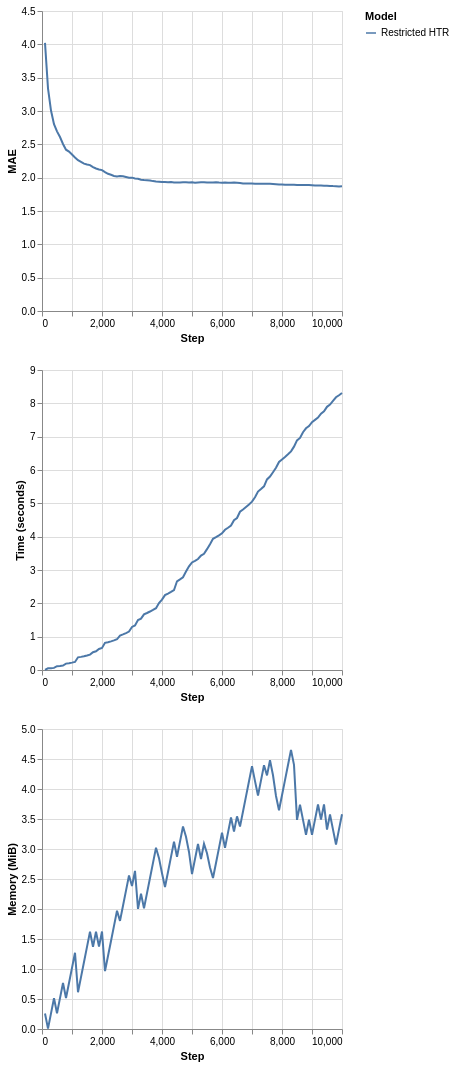

Notebook source saved alongside this figure:
### Markdown cell above
In our example we use the `EBSTSplitter`, which is going to discussed later. For now, is enough to know that it is a mechanism to evaluate split candidates in the trees.

As we can see, our tree uses almost 10 MiB to keep its structure. Let's say we wanted to limit our memory usage to 5 MiB. How could we do that?

Note that we are using a illustration case here. In real applications, data may be unbounded, so the trees might grow indefinitely.

HTs expose some parameters related to memory management. The user can refer to the documentation for more details on that matter. Here, we are going to focus on two parameters:

- `max_size`: determines the maximum amount of memory (in MiB) that the HT can use.
- `memory_estimate_period`: intervals after which the memory-management is triggered.

We are going to limit our HTR to 5 MiB and perform memory checks at intervals of 500 instances.

### Code cell
plot_performance(
    synth.Friedman(seed=42).take(10_000),
    metrics.MAE(),
    {
        "Restricted HTR": (
            preprocessing.StandardScaler()
            | tree.HoeffdingTreeRegressor(
                splitter=tree.splitter.EBSTSplitter(),
                max_size=5,
                memory_estimate_period=500
            )
        )
    }
)

### Figure 1 — Vega-Lite specification as saved in the notebook (floating-point values rounded to 4 significant figures)
{"config": {"view": {"continuousWidth": 300, "continuousHeight": 300}}, "vconcat": [{"mark": {"type": "line"}, "encoding": {"color": {"field": "Model", "type": "nominal"}, "x": {"field": "Step", "type": "quantitative"}, "y": {"field": "Metric", "title": "MAE", "type": "quantitative"}}}, {"mark": {"type": "line"}, "encoding": {"color": {"field": "Model", "type": "nominal"}, "x": {"field": "Step", "type": "quantitative"}, "y": {"field": "Time", "title": "Time (seconds)", "type": "quantitative"}}}, {"mark": {"type": "line"}, "encoding": {"color": {"field": "Model", "type": "nominal"}, "x": {"field": "Step", "type": "quantitative"}, "y": {"field": "Memory", "title": "Memory (MiB)", "type": "quantitative"}}}], "data": {"name": "data-84a62b9055fef92b16e9e16a4d1e34e4"}, "$schema": "https://vega.github.io/schema/vega-lite/v6.1.0.json", "datasets": {"data-84a62b9055fef92b16e9e16a4d1e34e4": [{"Step": 100, "Metric": 4.023, "Time": 0.003797, "Memory": 0.2578, "Model": "Restricted HTR"}, {"Step": 200, "Metric": 3.34, "Time": 0.05113, "Memory": 0.006575, "Model": "Restricted HTR"}, {"Step": 300, "Metric": 3.007, "Time": 0.05516, "Memory": 0.2602, "Model": "Restricted HTR"}, {"Step": 400, "Metric": 2.803, "Time": 0.06305, "Memory": 0.512, "Model": "Restricted HTR"}, {"Step": 500, "Metric": 2.695, "Time": 0.1156, "Memory": 0.2622, "Model": "Restricted HTR"}, {"Step": 600, "Metric": 2.61, "Time": 0.1236, "Memory": 0.514, "Model": "Restricted HTR"}, {"Step": 700, "Metric": 2.506, "Time": 0.1353, "Memory": 0.7658, "Model": "Restricted HTR"}, {"Step": 800, "Metric": 2.42, "Time": 0.1922, "Memory": 0.5159, "Model": "Restricted HTR"}, {"Step": 900, "Metric": 2.391, "Time": 0.204, "Memory": 0.7677, "Model": "Restricted HTR"}, {"Step": 1000, "Metric": 2.346, "Time": 0.2207, "Memory": 1.019, "Model": "Restricted HTR"}, {"Step": 1100, "Metric": 2.303, "Time": 0.2412, "Memory": 1.271, "Model": "Restricted HTR"}, {"Step": 1200, "Metric": 2.262, "Time": 0.3801, "Memory": 0.6129, "Model": "Restricted HTR"}, {"Step": 1300, "Metric": 2.237, "Time": 0.3935, "Memory": 0.8646, "Model": "Restricted HTR"}, {"Step": 1400, "Metric": 2.211, "Time": 0.4123, "Memory": 1.116, "Model": "Restricted HTR"}, {"Step": 1500, "Metric": 2.198, "Time": 0.4355, "Memory": 1.368, "Model": "Restricted HTR"}, {"Step": 1600, "Metric": 2.188, "Time": 0.4617, "Memory": 1.62, "Model": "Restricted HTR"}, {"Step": 1700, "Metric": 2.159, "Time": 0.5347, "Memory": 1.37, "Model": "Restricted HTR"}, {"Step": 1800, "Metric": 2.137, "Time": 0.5615, "Memory": 1.622, "Model": "Restricted HTR"}, {"Step": 1900, "Metric": 2.124, "Time": 0.6322, "Memory": 1.372, "Model": "Restricted HTR"}, {"Step": 2000, "Metric": 2.113, "Time": 0.6601, "Memory": 1.624, "Model": "Restricted HTR"}, {"Step": 2100, "Metric": 2.083, "Time": 0.8142, "Memory": 0.9642, "Model": "Restricted HTR"}, {"Step": 2200, "Metric": 2.058, "Time": 0.8343, "Memory": 1.216, "Model": "Restricted HTR"}, {"Step": 2300, "Metric": 2.043, "Time": 0.8596, "Memory": 1.468, "Model": "Restricted HTR"}, {"Step": 2400, "Metric": 2.026, "Time": 0.8876, "Memory": 1.72, "Model": "Restricted HTR"}, {"Step": 2500, "Metric": 2.018, "Time": 0.9217, "Memory": 1.971, "Model": "Restricted HTR"}, {"Step": 2600, "Metric": 2.023, "Time": 1.033, "Memory": 1.802, "Model": "Restricted HTR"}, {"Step": 2700, "Metric": 2.02, "Time": 1.068, "Memory": 2.054, "Model": "Restricted HTR"}, {"Step": 2800, "Metric": 2.009, "Time": 1.109, "Memory": 2.306, "Model": "Restricted HTR"}, {"Step": 2900, "Metric": 1.999, "Time": 1.152, "Memory": 2.558, "Model": "Restricted HTR"}, {"Step": 3000, "Metric": 2.0, "Time": 1.293, "Memory": 2.383, "Model": "Restricted HTR"}, {"Step": 3100, "Metric": 1.987, "Time": 1.338, "Memory": 2.635, "Model": "Restricted HTR"}, {"Step": 3200, "Metric": 1.983, "Time": 1.501, "Memory": 2.002, "Model": "Restricted HTR"}, {"Step": 3300, "Metric": 1.969, "Time": 1.54, "Memory": 2.254, "Model": "Restricted HTR"}, {"Step": 3400, "Metric": 1.964, "Time": 1.671, "Memory": 2.013, "Model": "Restricted HTR"}, {"Step": 3500, "Metric": 1.96, "Time": 1.711, "Memory": 2.265, "Model": "Restricted HTR"}, {"Step": 3600, "Metric": 1.957, "Time": 1.754, "Memory": 2.516, "Model": "Restricted HTR"}, {"Step": 3700, "Metric": 1.948, "Time": 1.803, "Memory": 2.768, "Model": "Restricted HTR"}, {"Step": 3800, "Metric": 1.943, "Time": 1.855, "Memory": 3.02, "Model": "Restricted HTR"}, {"Step": 3900, "Metric": 1.94, "Time": 2.011, "Memory": 2.847, "Model": "Restricted HTR"}, {"Step": 4000, "Metric": 1.934, "Time": 2.11, "Memory": 2.596, "Model": "Restricted HTR"}, {"Step": 4100, "Metric": 1.934, "Time": 2.248, "Memory": 2.366, "Model": "Restricted HTR"}, {"Step": 4200, "Metric": 1.933, "Time": 2.293, "Memory": 2.617, "Model": "Restricted HTR"}, {"Step": 4300, "Metric": 1.934, "Time": 2.343, "Memory": 2.869, "Model": "Restricted HTR"}, {"Step": 4400, "Metric": 1.928, "Time": 2.401, "Memory": 3.121, "Model": "Restricted HTR"}, {"Step": 4500, "Metric": 1.926, "Time": 2.661, "Memory": 2.87, "Model": "Restricted HTR"}, {"Step": 4600, "Metric": 1.928, "Time": 2.719, "Memory": 3.123, "Model": "Restricted HTR"}, {"Step": 4700, "Metric": 1.93, "Time": 2.782, "Memory": 3.375, "Model": "Restricted HTR"}, {"Step": 4800, "Metric": 1.932, "Time": 2.952, "Memory": 3.203, "Model": "Restricted HTR"}, {"Step": 4900, "Metric": 1.928, "Time": 3.11, "Memory": 2.951, "Model": "Restricted HTR"}, {"Step": 5000, "Metric": 1.93, "Time": 3.226, "Memory": 2.58, "Model": "Restricted HTR"}, {"Step": 5100, "Metric": 1.925, "Time": 3.276, "Memory": 2.832, "Model": "Restricted HTR"}, {"Step": 5200, "Metric": 1.929, "Time": 3.33, "Memory": 3.084, "Model": "Restricted HTR"}, {"Step": 5300, "Metric": 1.931, "Time": 3.432, "Memory": 2.834, "Model": "Restricted HTR"}, {"Step": 5400, "Metric": 1.93, "Time": 3.486, "Memory": 3.086, "Model": "Restricted HTR"}, {"Step": 5500, "Metric": 1.926, "Time": 3.625, "Memory": 2.93, "Model": "Restricted HTR"}, {"Step": 5600, "Metric": 1.926, "Time": 3.775, "Memory": 2.692, "Model": "Restricted HTR"}, {"Step": 5700, "Metric": 1.929, "Time": 3.937, "Memory": 2.516, "Model": "Restricted HTR"}, {"Step": 5800, "Metric": 1.93, "Time": 3.985, "Memory": 2.767, "Model": "Restricted HTR"}, {"Step": 5900, "Metric": 1.927, "Time": 4.038, "Memory": 3.019, "Model": "Restricted HTR"}, {"Step": 6000, "Metric": 1.925, "Time": 4.1, "Memory": 3.271, "Model": "Restricted HTR"}, {"Step": 6100, "Metric": 1.927, "Time": 4.207, "Memory": 3.02, "Model": "Restricted HTR"}, {"Step": 6200, "Metric": 1.925, "Time": 4.268, "Memory": 3.273, "Model": "Restricted HTR"}, {"Step": 6300, "Metric": 1.925, "Time": 4.334, "Memory": 3.525, "Model": "Restricted HTR"}, {"Step": 6400, "Metric": 1.926, "Time": 4.493, "Memory": 3.293, "Model": "Restricted HTR"}, {"Step": 6500, "Metric": 1.923, "Time": 4.56, "Memory": 3.544, "Model": "Restricted HTR"}, {"Step": 6600, "Metric": 1.921, "Time": 4.748, "Memory": 3.374, "Model": "Restricted HTR"}, {"Step": 6700, "Metric": 1.914, "Time": 4.816, "Memory": 3.625, "Model": "Restricted HTR"}, {"Step": 6800, "Metric": 1.911, "Time": 4.89, "Memory": 3.877, "Model": "Restricted HTR"}, {"Step": 6900, "Metric": 1.912, "Time": 4.965, "Memory": 4.129, "Model": "Restricted HTR"}, {"Step": 7000, "Metric": 1.911, "Time": 5.051, "Memory": 4.381, "Model": "Restricted HTR"}, {"Step": 7100, "Metric": 1.91, "Time": 5.18, "Memory": 4.131, "Model": "Restricted HTR"}, {"Step": 7200, "Metric": 1.91, "Time": 5.353, "Memory": 3.891, "Model": "Restricted HTR"}, {"Step": 7300, "Metric": 1.908, "Time": 5.429, "Memory": 4.143, "Model": "Restricted HTR"}, {"Step": 7400, "Metric": 1.908, "Time": 5.51, "Memory": 4.395, "Model": "Restricted HTR"}, {"Step": 7500, "Metric": 1.91, "Time": 5.717, "Memory": 4.227, "Model": "Restricted HTR"}, {"Step": 7600, "Metric": 1.908, "Time": 5.803, "Memory": 4.479, "Model": "Restricted HTR"}, {"Step": 7700, "Metric": 1.905, "Time": 5.934, "Memory": 4.229, "Model": "Restricted HTR"}, {"Step": 7800, "Metric": 1.903, "Time": 6.069, "Memory": 3.883, "Model": "Restricted HTR"}, {"Step": 7900, "Metric": 1.899, "Time": 6.242, "Memory": 3.645, "Model": "Restricted HTR"}, {"Step": 8000, "Metric": 1.899, "Time": 6.315, "Memory": 3.897, "Model": "Restricted HTR"}, {"Step": 8100, "Metric": 1.894, "Time": 6.39, "Memory": 4.149, "Model": "Restricted HTR"}, {"Step": 8200, "Metric": 1.894, "Time": 6.471, "Memory": 4.4, "Model": "Restricted HTR"}, {"Step": 8300, "Metric": 1.895, "Time": 6.559, "Memory": 4.652, "Model": "Restricted HTR"}, {"Step": 8400, "Metric": 1.894, "Time": 6.701, "Memory": 4.402, "Model": "Restricted HTR"}, {"Step": 8500, "Metric": 1.891, "Time": 6.889, "Memory": 3.486, "Model": "Restricted HTR"}, {"Step": 8600, "Metric": 1.891, "Time": 6.963, "Memory": 3.738, "Model": "Restricted HTR"}, {"Step": 8700, "Metric": 1.891, "Time": 7.135, "Memory": 3.486, "Model": "Restricted HTR"}, {"Step": 8800, "Metric": 1.891, "Time": 7.25, "Memory": 3.236, "Model": "Restricted HTR"}, {"Step": 8900, "Metric": 1.89, "Time": 7.319, "Memory": 3.489, "Model": "Restricted HTR"}, {"Step": 9000, "Metric": 1.888, "Time": 7.436, "Memory": 3.238, "Model": "Restricted HTR"}, {"Step": 9100, "Metric": 1.884, "Time": 7.502, "Memory": 3.49, "Model": "Restricted HTR"}, {"Step": 9200, "Metric": 1.883, "Time": 7.57, "Memory": 3.743, "Model": "Restricted HTR"}, {"Step": 9300, "Metric": 1.881, "Time": 7.689, "Memory": 3.492, "Model": "Restricted HTR"}, {"Step": 9400, "Metric": 1.879, "Time": 7.762, "Memory": 3.745, "Model": "Restricted HTR"}, {"Step": 9500, "Metric": 1.879, "Time": 7.895, "Memory": 3.322, "Model": "Restricted HTR"}, {"Step": 9600, "Metric": 1.876, "Time": 7.961, "Memory": 3.574, "Model": "Restricted HTR"}, {"Step": 9700, "Metric": 1.873, "Time": 8.076, "Memory": 3.324, "Model": "Restricted HTR"}, {"Step": 9800, "Metric": 1.872, "Time": 8.182, "Memory": 3.074, "Model": "Restricted HTR"}, {"Step": 9900, "Metric": 1.869, "Time": 8.244, "Memory": 3.326, "Model": "Restricted HTR"}, {"Step": 10000, "Metric": 1.87, "Time": 8.311, "Memory": 3.578, "Model": "Restricted HTR"}]}}
